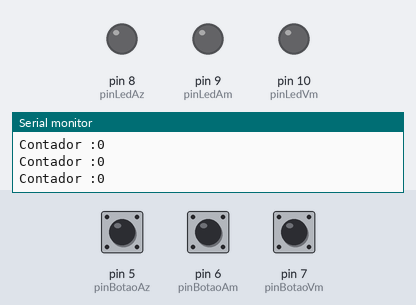
Recording of a sketch running on a simulated Arduino Uno, built with avr-gcc and run on an emulated ATmega328P. Parts: output pins drawn as LEDs (lit = HIGH), the last lines printed to the serial monitor. Inputs (shaded band) come from the test bench; at power-on: pin 6 (pinBotaoAm) HIGH, pin 5 (pinBotaoAz) HIGH, pin 7 (pinBotaoVm) HIGH.

Above: at 1.2 s.
1.3 s: pin 6 (pinBotaoAm) pulled LOW for 0.15 s
At 2.4 s:
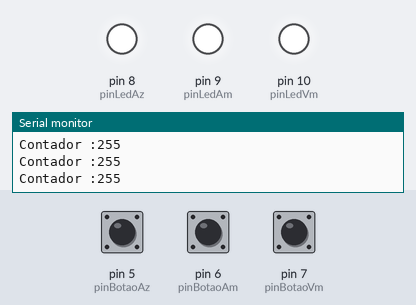
2.9 s: pin 5 (pinBotaoAz) pulled LOW for 0.15 s
At 3.8 s:
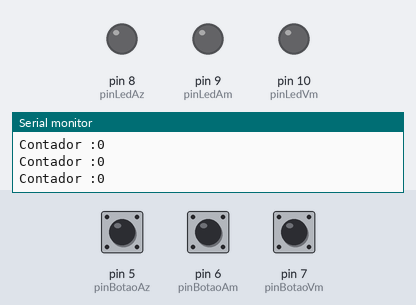
4.5 s: pin 6 (pinBotaoAm) pulled LOW for 1 s
At 4.9 s:
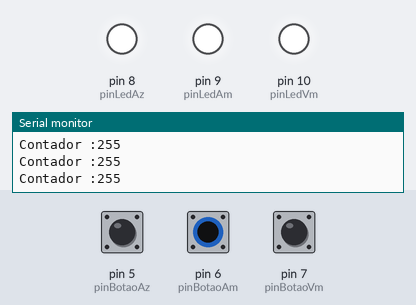
7.0 s: pin 7 (pinBotaoVm) pulled LOW for 0.15 s
At 8.4 s:
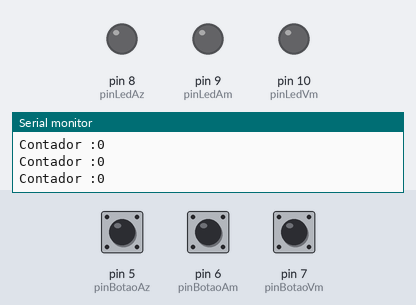
10.1 s: pin 7 (pinBotaoVm) pulsed LOW 5 times (0.12 s each, 0.3 s apart)
At 12.3 s:
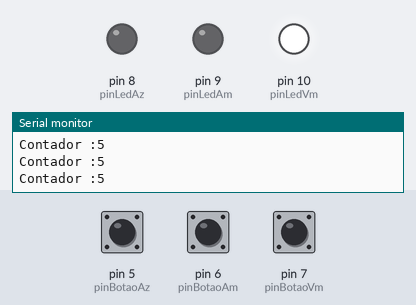
13.1 s: pin 7 (pinBotaoVm) pulsed LOW 5 times (0.12 s each, 0.3 s apart)
At 14.7 s:
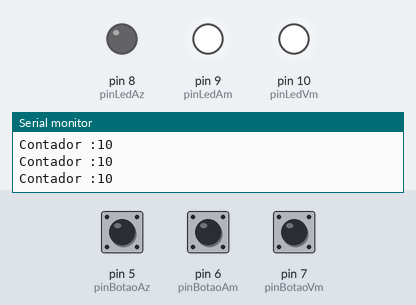
Timing chart, 0 to 16.2 s (numbered marks = the images above; inputs shaded):
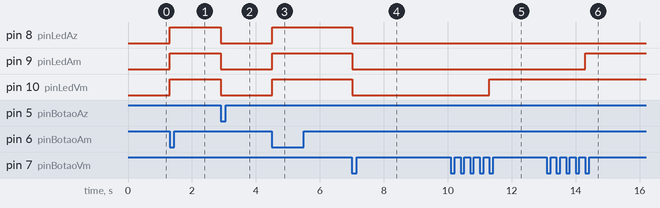

Measured:
- after the input at 1.3 s, pin 8 (pinLedAz), pin 9 (pinLedAm), pin 10 (pinLedVm): LOW → HIGH at once
- after the input at 2.9 s, pin 8 (pinLedAz), pin 9 (pinLedAm), pin 10 (pinLedVm): HIGH → LOW at once
- after the input at 4.5 s, pin 8 (pinLedAz), pin 9 (pinLedAm), pin 10 (pinLedVm): LOW → HIGH at once
- after the input at 7.0 s, pin 8 (pinLedAz), pin 9 (pinLedAm), pin 10 (pinLedVm): HIGH → LOW at once
- after the input at 10.1 s, pin 10 (pinLedVm): LOW → HIGH after 1.2 s
- after the input at 13.1 s, pin 9 (pinLedAm): LOW → HIGH after 1.2 s

The sketch:

sketch.ino
```cpp
/*
  Curso de Arduino .NET - Flávio Guimarães
  CANAL: Brincando com Ideias - https://www.youtube.com/c/BrincandocomIdeias
  SITE: https://www.brincandocomideias.com/
  Autor:  Argênio Silveira
  Link:   https://wokwi.com/arduino/projects/314098327106880064
  MODULO: Módulo 4 - Programação avançada (10 aulas)
  SKETCH: 06 - Aula 21 - Programação Orientada a Objetos
*/
#define pinLedVm 10
#define pinLedAm 9
#define pinLedAz 8
#define pinBotaoVm 7
#define pinBotaoAm 6
#define pinBotaoAz 5

byte contador = 0;

//**************************************************************************************************************
// -------------------- DECLARAÇÃO DA CLASSE --------------------
class PushButton {
  public:
    PushButton(byte pinBotao,int tempoDebounce = 200);// valor padrao do debouncing // Função Construtora!
    void button_loop(); // função loop
    bool Pressed();// verifica o status do Botao
  private:
    unsigned long debounceBotao; // Variamel para controlar o tempo de debouncing
    bool estadoBotaoAnt = HIGH; // Porque estamos trabalhando com INPUT_PULLUP
    bool apertado = false; // Estado do botão começa como apertado "false" - Não
    byte pino; // Gardamos o pin da porta
    int tempo; // Controlamos o tempo
}; // Declaração da Classe

// -------------------- INICIO DO IMPLEMENTPO DA CLASSE --------------------
PushButton::PushButton(byte pinBotao,int tempoDebounce = 200) {
  pinMode(pinBotao, INPUT_PULLUP);
  pino = pinBotao;
  tempo = tempoDebounce;
}

void PushButton::button_loop() {
  bool estadoBotao = digitalRead(pino);
  apertado = false;
  if ((millis() - debounceBotao) > tempo){
    if (!estadoBotao && estadoBotaoAnt) {
      apertado = true;
      //Serial.println(apertado);
      debounceBotao = millis();
    }
  }
  estadoBotaoAnt = estadoBotao;
}

bool PushButton::Pressed(){
  return apertado;
}
// -------------------- FIM DO IMPLEMENTPO DA CLASSE --------------------
//**************************************************************************************************************
PushButton botao1 (pinBotaoVm);
PushButton botao2 (pinBotaoAm);
PushButton botao3 (pinBotaoAz);

void setup() {
  pinMode(pinLedVm, OUTPUT);
  pinMode(pinLedAm, OUTPUT);
  pinMode(pinLedAz, OUTPUT);

  Serial.begin(9600);
  Serial.println(" ");
}

void loop() {
  botao1.button_loop();
  botao2.button_loop();
  botao3.button_loop();

  if (botao1.Pressed()) {
    contador++;
  };

  if (botao2.Pressed()) {
    contador--;
  };

  if (botao3.Pressed()) {
    contador = 0;
  };

  if(contador >= 5) {
    digitalWrite(pinLedVm, HIGH);
  } else{
    digitalWrite(pinLedVm, LOW);
  };

  if(contador >= 10) {
    digitalWrite(pinLedAm, HIGH);
  } else{
    digitalWrite(pinLedAm, LOW);
  };

  if(contador >= 15) {
    digitalWrite(pinLedAz, HIGH);
  } else{
    digitalWrite(pinLedAz, LOW);
  };
  Serial.print("Contador :");
  Serial.println(contador);
}
```
